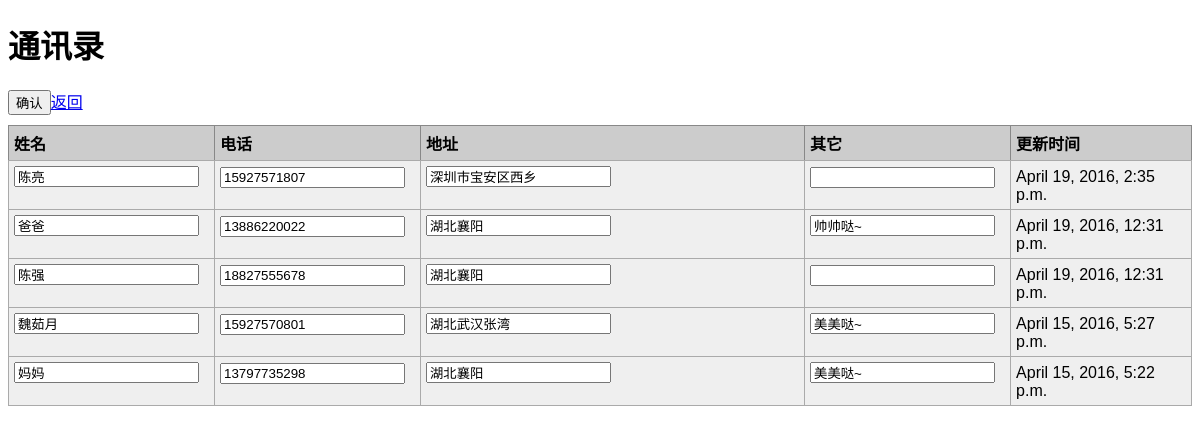
The page /phonenum/updata/ on the database as committed earlier.
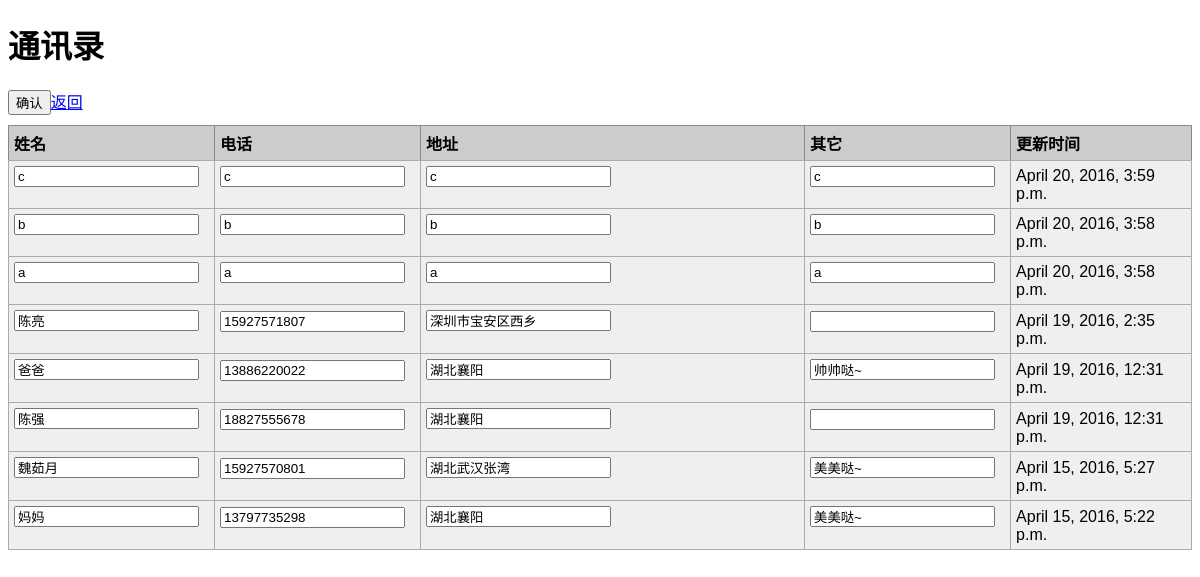
The same page on the database as committed later.
### Message/models.py (models this page shows, shortened)
class MessageUser(models.Model):
	Name=models.CharField(max_length=100) #姓名
	phone_regex=RegexValidator(regex=r'^\d{11}$',message='''Phone number
		must be entered in the format: 13588888888. Up to 11 digits allowed. ''')
	PhoneNum=models.CharField(validators=[phone_regex],blank=True,max_length=11)
	UpdateTime=models.DateTimeField('更新时间',auto_now=True,blank=True)
	Address=models.TextField(blank=True)		#住址
	Other=models.TextField(blank=True)    #其他
	class Meta():
		ordering=['-UpdateTime']

### Message/views.py (the view)
# urls.py: url(r'^phonenum/updata/$', 'Message.views.updata',name='updata'),
def updata(request):  #更新数据
	messageuser=MessageUser.objects.all()
	return render(request,'updata.html',{'messageuser':messageuser})

### Message/templates/updata.html (shortened to what this page needs)
<!DOCTYPE html>
<html>
<head>
</head>
<body>
<h1>通讯录</h1>
<table class="dataintable">
<tr>
	<th width="10%">姓名</th>
	<th width="15%">电话</th>
	<th width="35%">地址</th>
   <th >其它</th>
	<th width="17%">更新时间</th>
</tr>
<tr>
   <form action="http://127.0.0.1:8001/phonenum/" method="post">
   <input type="submit" value="确认">
	{% for each in messageuser %}
      <tr>
         <td><input id="Name" type="text" name="User_Name" value="{{ each.Name }}"></td>
         <td><input id="PhoneNum" type="text" name="User_PhoneNum" value="{{ each.PhoneNum }}"></td>
         <td><input id="Address" type="text" name="User_Address" value="{{ each.Address }}"></td>
         <td><input id="Other" type="text" name="User_Other" value="{{ each.Other }}"></td>
         <td>{{ each.UpdateTime }}</td>
      </tr>
   </form>
	{% endfor %}
</tr>
<a href="http://127.0.0.1:8001/phonenum/">返回</a>
</table>
</body>
</html>

### Message/templates/updata.html (style rules this page uses)
table.dataintable { border: 1px solid #888888; border-collapse: collapse; font-family: Arial,Helvetica,sans-serif; margin-top: 10px; width: 100%; }
table.dataintable th { background-color: #CCCCCC; border: 1px solid #888888; padding: 5px 15px 5px 5px; text-align: left; vertical-align: baseline; }
table.dataintable td { background-color: #EFEFEF; border: 1px solid #AAAAAA; padding: 5px 15px 5px 5px; vertical-align: text-top; }

Rows that differ between the two databases and show on the page:
added MessageUser: User_Name "c", User_PhoneNum "c", User_Address "c", User_Other "c", UpdateTime "April 20, 2016, 3:59 p.m."
added MessageUser: User_Name "b", User_PhoneNum "b", User_Address "b", User_Other "b", UpdateTime "April 20, 2016, 3:58 p.m."
added MessageUser: User_Name "a", User_PhoneNum "a", User_Address "a", User_Other "a", UpdateTime "April 20, 2016, 3:58 p.m."
